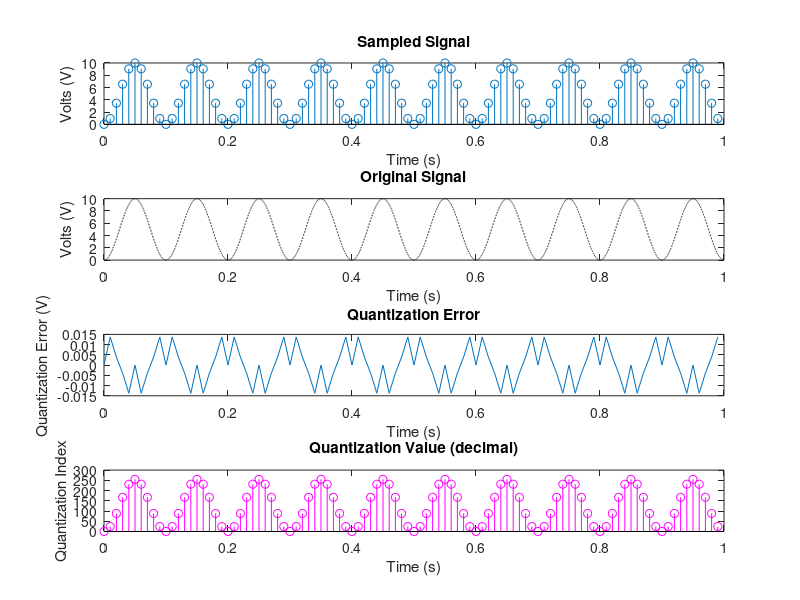

This chart was generated by the following MATLAB code: (Note: this script raises an error after producing the figure.)
% Jack Langille 2023
% This codes simulates an analog to digital convertor that takes an input
% signal 'y' and converts it to a binary encoded digital signal using basic
% uniform quantization. Control parameters include sampling frequency 'fs',
% converter bit count 'n', input voltage range 'Vmin' and 'Vmax' 

clc; clear all;
Tmax = 1; % Seconds

% Input Signal Parameters
Vmin = 0; % Minimum voltage (Volts)
Vmax = 10; % Maximum voltage (Volts)
A = Vmax/2; % Signal amplitude 
f = 10; % Signal frequency (Hz)
x = linspace(0,Tmax,10000); % Time axis for analog signal
s = A+A*sin(2*pi*f*x-(pi/2)); % Input analog signal

% Converter Parameters
n = 8; % Converter bit count
r = 2^n; % Converter resolution
fs = 100; % Sampling frequency (Hz)

% Simulation/Misc
Ts = 1/fs; % Sampling time (s)
D = abs(Vmax-Vmin)/(r-1); % Converter quantization size
num_rows = Tmax/Ts; % Number of rows 

% Step 1: Sampling
t = 0:Ts:Tmax-Ts; % Sampling time range
y = A+A*sin(2*pi*f*t-(pi/2)); % Sampled frequency

% Step 2: Quantization
k = round((y-Vmin)/D); % Shift and scale sampled signal function and round to nearest integer
q = k*D + Vmin; % Scale k by quantization size and shift up to original signal position 

% Step 3: Encoding
encoded = dec2bin(k); % Create array of binary quantization values

% Plot 
figure(1)
set(gcf,'color','w');
subplot(4,1,1)
stem(t,y)
xlabel('Time (s)')
ylabel('Volts (V)')
title('Sampled Signal')

subplot(4,1,2)
plot(x,s,'k--')
xlabel('Time (s)')
ylabel('Volts (V)')
title('Original Signal')

subplot(4,1,3)
E = y - q;
plot(t,E)
xlabel('Time (s)')
ylabel('Quantization Error (V)')
title('Quantization Error')

subplot(4,1,4)
stem(t, k, 'm')  
xlabel('Time (s)')
ylabel('Quantization Index')
title('Quantization Value (decimal)')

saveas(gcf,'signals.jpg')

% Create table of data
data = table(t', y', k', encoded);
data.Properties.VariableNames = ["Time (s)","Input Voltage (V)","Quantization Index","Digital Signal"];
% Display table
disp(data);
